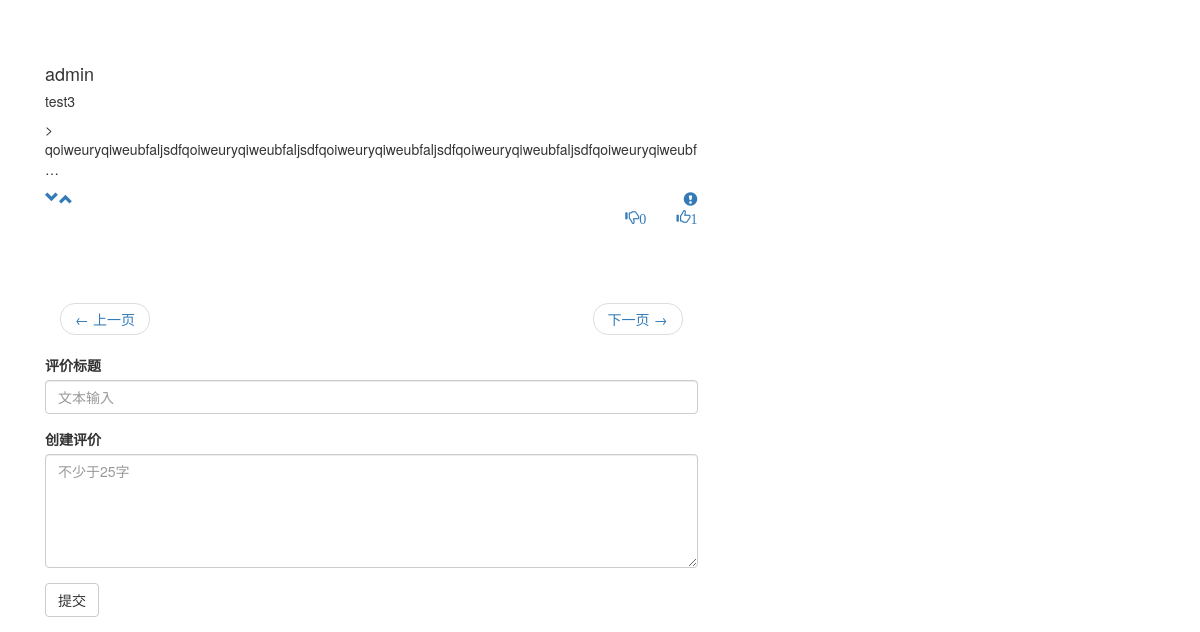
The page /movie/id/84/ (lower part) on the database as committed earlier.
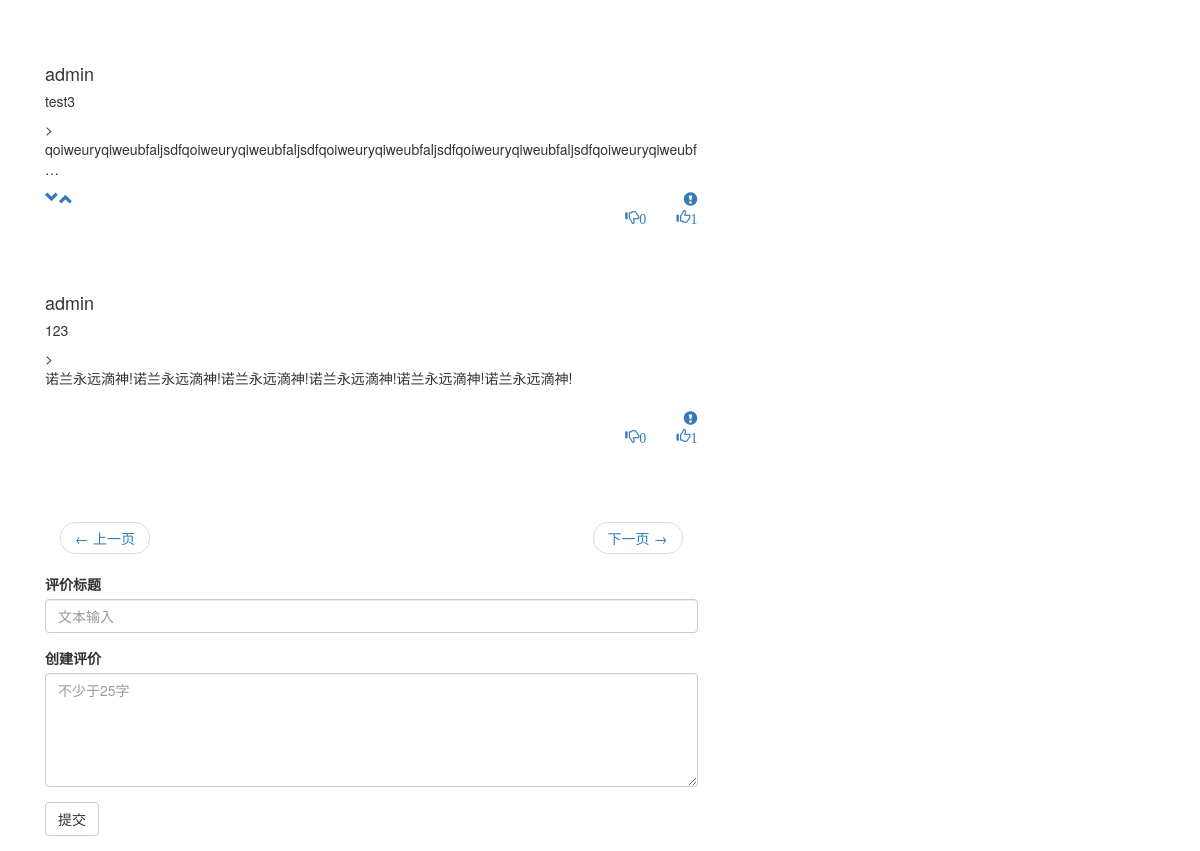
The same page on the database as committed later.
### Movie/models.py (models this page shows, shortened)
class MovieComment(models.Model):
    title = models.CharField(verbose_name="评论标题",default='',max_length=32)
    content = models.TextField(verbose_name="评论详情", default='')
    movie = models.ForeignKey(Movie, on_delete=models.CASCADE, verbose_name='电影')
    user = models.ForeignKey(User, on_delete=models.CASCADE, verbose_name='用户')
    add_time = models.DateTimeField(auto_now_add=True, verbose_name='添加时间')
    up_count = models.IntegerField(default=0)
    down_count = models.IntegerField(default=0)
    class Meta:
        verbose_name = '用户评论'
        verbose_name_plural = verbose_name

### Movie/views.py (the view)
# urls.py: re_path(r'^id/(?P<id>\d+)/', views.movie_detail, name='movie_detail'),
def movie_detail(request,id):
    try:
        movie = Movie.objects.get(id=id)
        datas = Movie.objects.all()
        comments = MovieComment.objects.filter(movie=movie)
        comments_list = []
        for comment in comments:
            flag = False
            for report in comment.reports.all():
                if report.state == 1:
                    flag = True
                    break
            if not flag:
                comments_list.append(comment)
        recommend_list = []
        for data in datas:
            if movie.genres.split(',')[0] in data.genres:
                recommend_list.append(data)
        recommend_list.remove(movie)  # 去除重复项
        context = {'movie': movie, 'recommend_list': recommend_list[:12], 'comments_list': comments_list[:12]}
        print(comments_list)
        return render(request, 'movie_detail_show.html', context)
    except (KeyError, ValueError):
        return render(request, '404.html')

### Movie/templates/movie_detail_show.html (shortened to what this page needs)
{% extends 'movie_base.html' %}
{% block content %}
<br>
<div class="container">
    <div class="row">
        <div class="col-sm-7" >
            <div class="col-sm-12" >
                <div>
                    {% for discussion in comments_list %}
                        <div class="row truncate">
                            <h4>{{ discussion.user }}</h4>
                            <h5>{{ discussion.title }}</h5>>
                            <br>
                            {% if discussion.content|length > 100 %}
                                <p id="p{{ forloop.counter }}">
                                    {{ discussion.content|truncatechars:100 }}
                                </p>
                                <a id="show{{ forloop.counter }}" class="glyphicon glyphicon-chevron-down pull-left"></a>
                                <a id="back{{ forloop.counter }}" class="glyphicon glyphicon-chevron-up">&ensp;</a>
                            {% else %}
                                {{ discussion.content }}
                                <br>
                                <br>
                            {% endif %}
                            <a class="pull-right" data-toggle="modal" data-target="#myModal"><span class="glyphicon glyphicon-exclamation-sign"></span></a>
                            <br>
                            <div id="div_digg{{ forloop.counter }}">
                                <div class="diggit action">
                                    <a><span class="diggnum glyphicon glyphicon-thumbs-up pull-right" id="digg_count{{ forloop.counter }}">{{ discussion.up_count }}</span></a>
                                </div>
                                <div class="buryit action">
                                    <a href="#"><span class="burynum glyphicon glyphicon-thumbs-down pull-right" id="bury_count{{ forloop.counter }}">{{ discussion.down_count }}&emsp;&emsp;</span></a>
                                </div>
                            </div>
                        </div>
                        <br>
                        <br>
                        <br>
                    {% endfor %}
                    <ul class="pager">
                        <li class="previous"><a href="#"><span aria-hidden="true">&larr;</span> 上一页</a></li>
                        <li class="next"><a href="#">下一页 <span aria-hidden="true">&rarr;</span></a></li>
                    </ul>
                </div>
            </div>
            <div>
                <form role="form" method="post" action="/movie/add_comment/{{movie.id}}/">
                        <div class="form-group" >
                            <label for="name">评价标题</label>
                            <input type="text" class="form-control" placeholder="文本输入"  name = "newtitle">
                        </div>
                        <div class="form-group" >
                            <label for="name">创建评价</label>
                            <textarea class="form-control" cols="50" rows="5" placeholder="不少于25字"  name="content"></textarea>
                        </div>
                        <div class="form-group">
                            <button type="submit" class="btn btn-default">提交</button>
                        </div>
                </form>
            </div>
        </div>
    </div>
</div>
{% endblock %}

Rows that differ between the two databases and show on the page:
added MovieComment: user "admin", title "123", content "诺兰永远滴神!诺兰永远滴神!诺兰永远滴神!诺兰永远滴神!诺兰永远滴神!诺兰永远滴神!", up_count "1", down_count "0"
